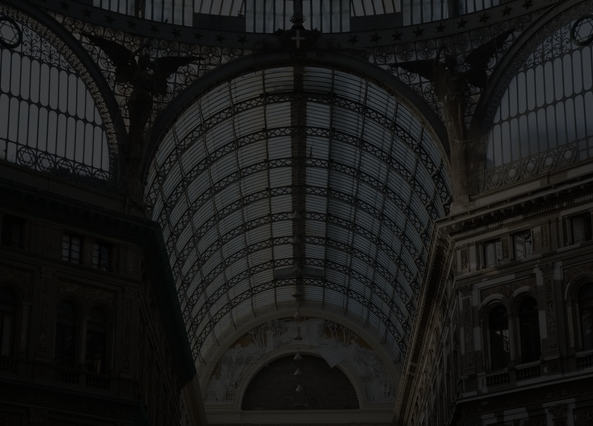
#> input picture pratica03/napoli_mall_low_intensity.png, 593 x 426 px, found by its file name
$ python log-filter.py
#> lines starting #> are read from the running program, lines starting #| are printed output that depends on the picture
import cv2
import numpy as np
from PIL import Image
import matplotlib.pyplot as plt

# read readme.md for more info

img = cv2.imread('pratica03/napoli_mall_low_intensity.png',
                 cv2.IMREAD_UNCHANGED)
#> img is the input picture: shape (426, 593, 3); mean B, G, R 24.4, 25.1, 24.7
img_hsv = cv2.cvtColor(img, cv2.COLOR_BGR2HSV)
#> img_hsv: shape (426, 593, 3); mean H, S, V 51.6, 38.5, 26.1
epsilon = np.finfo(float).eps  # evita logaritmo de zero
# operação logarítmica
L = 256
c = (L - 1)/np.log(L)
x, y, channels = np.shape(img)
#> x = 426; y = 593; channels = 3
# img de saida
g_hsv = img_hsv
for j in range(0, y):
    for i in range(0, x):
        g_hsv[i, j, 2] = c*np.log(img[i, j, 2] + epsilon)
#> g_hsv: shape (426, 593, 3); mean H, S, V 51.6, 38.5, 134.3
out = cv2.cvtColor(g_hsv, cv2.COLOR_HSV2BGR)
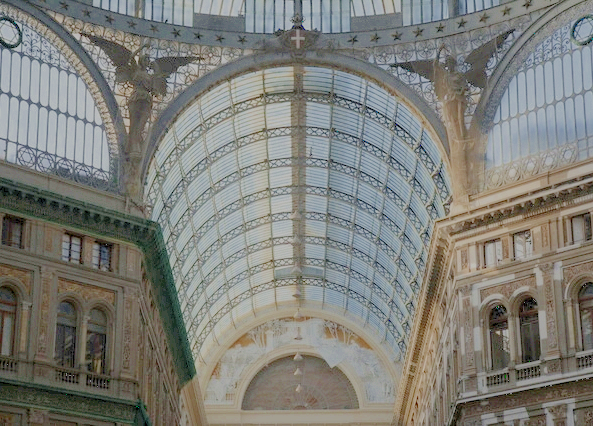
#> out: shape (426, 593, 3); mean B, G, R 122, 127.9, 127.4
cv2.imshow('image after log filter', out)
cv2.imshow('original image', img)

cv2.waitKey(0)
cv2.destroyAllWindows()
